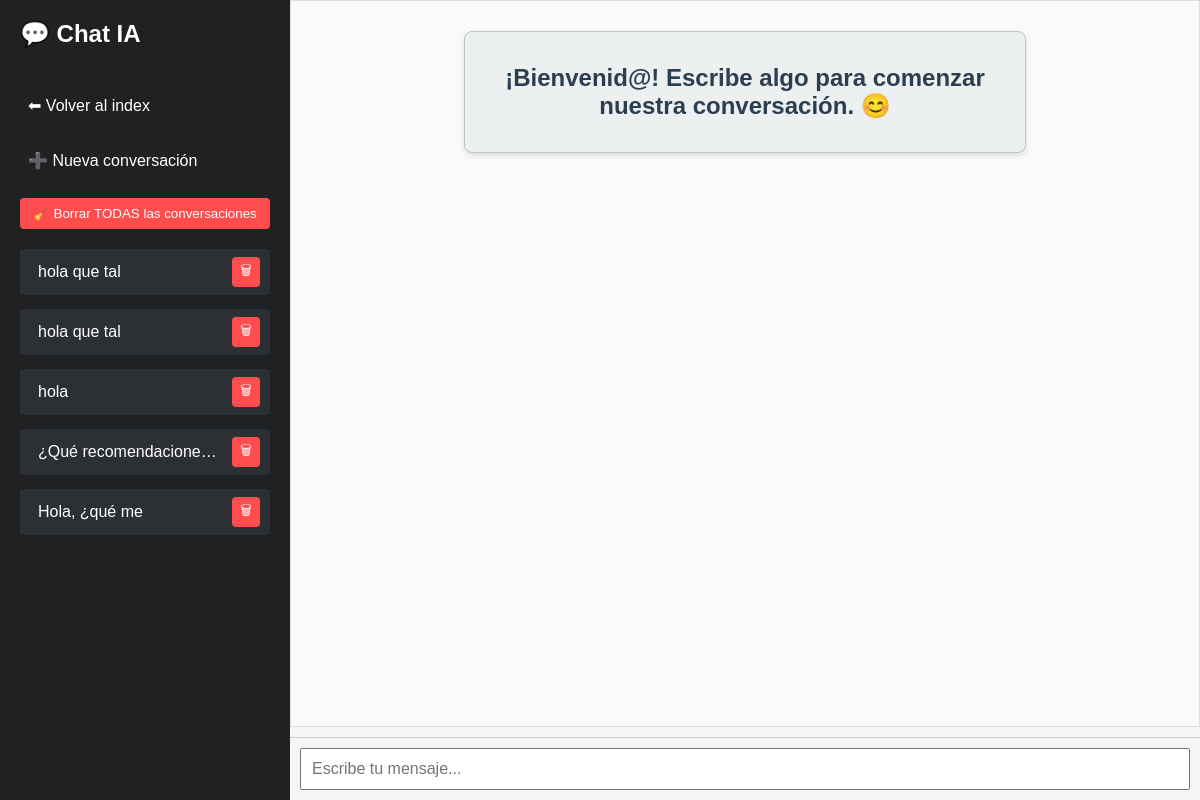
Page /chat/chat (signed in) on the committed database.
### ia.py (models this page shows)
class SesionVisual(db.Model):
    id = db.Column(db.Integer, primary_key=True)
    session_id = db.Column(db.String(64), nullable=False, unique=True)
    identificador = db.Column(db.String(50), nullable=False)
    user_id = db.Column(db.Integer, db.ForeignKey('usuario.id'))
    usuario = db.relationship('Usuario', backref='sesiones')

### ia.py (the view)
@app.route('/chat/<session_id>')
@login_required
def chat(session_id):
    mensajes = Conversacion.query.filter_by(session_id=session_id, user_id=current_user.id).order_by(Conversacion.timestamp).all()
    sesion_visual = SesionVisual.query.filter_by(session_id=session_id, user_id=current_user.id).first()
    identificador = sesion_visual.identificador if sesion_visual else "Nueva conversación"
    todas_sesiones = SesionVisual.query.filter_by(user_id=current_user.id).all()
    return render_template('chat.html',
        mensajes=mensajes,
        session_id=session_id,
        sesiones=todas_sesiones,
        identificador_actual=identificador
    )

### ia.py (called while the page is built)
@login_manager.user_loader
def load_user(user_id):
    return Usuario.query.get(int(user_id))

### templates/chat.html (shortened to what this page needs)
<!DOCTYPE html>
<html lang="es">
<head>
    <link rel="stylesheet" href="{{ url_for('static', filename='style.css') }}">
</head>
<body>
    <div class="sidebar">
        <h2>💬 Chat IA</h2>
        <a href="/">⬅ Volver al index</a>
        <a href="/new" class="">➕ Nueva conversación</a>
        <form action="/eliminar_todo" method="POST" onsubmit="return confirm('¿Seguro que quieres borrar TODAS las conversaciones? Esta acción no se puede deshacer.');">
            <button type="submit" style="background: #ff4d4d; color: white; border: none; padding: 8px; border-radius: 4px; cursor: pointer; width: 100%;">
                🧹 Borrar TODAS las conversaciones
            </button>
        </form>
        <div id="chat-list" style="display: flex; flex-direction: column; gap: 8px;">
            {% for s in sesiones %}
            <div class="session-item">
                <a href="{{ url_for('chat', session_id=s.session_id) }}">{{ s.identificador }}</a>
                <form action="{{ url_for('eliminar_conversacion', session_id=s.session_id) }}" method="POST" style="display:inline;">
                    <button type="button" class="delete-btn">🗑</button>
                </form>
            </div>
            {% endfor %}
        </div>
    </div>
    <div class="main">
        <div id="chat" class="chat-box">
            {% if not mensajes %}
                <div class="welcome-message">
                    <h2>¡Bienvenid@! Escribe algo para comenzar nuestra conversación. 😊</h2>
                </div>
            {% else %}
                {% for m in mensajes %}
                    <div class="{{ m.role }}">
                        <b>{{ 'Tú' if m.role == 'user' else 'IA' }}:</b> {{ m.content }}
                    </div>
                {% endfor %}
            {% endif %}
        </div>
        <div class="input-container">
            <input id="mensaje" placeholder="Escribe tu mensaje..." autofocus />
        </div>
    </div>
</body>
</html>

### static/style.css (style rules this page uses)
body { font-family: Arial, sans-serif; background: #f7f7f7; margin: 0; padding: 0; }
.chat-box { height: 400px; overflow-y: auto; border: 1px solid #ddd; padding: 10px; margin-bottom: 10px; background: #fafafa; }
input#mensaje { width: 100%; padding: 10px; font-size: 16px; }

### templates/chat.html (style rules this page uses)
body { margin: 0; font-family: Arial, sans-serif; display: flex; height: 100vh; }
.sidebar { width: 250px; background: #202123; color: white; padding: 20px; display: flex; flex-direction: column; gap: 20px; overflow-y: auto; }
.sidebar h2 { margin-top: 0; }
.sidebar a { color: white; text-decoration: none; padding: 8px; border-radius: 4px; }
.main { flex: 1; display: flex; flex-direction: column; background: #f5f5f5; }
.chat-box { flex: 1; padding: 20px; overflow-y: auto; }
.input-container { display: flex; padding: 10px; border-top: 1px solid #ccc; }
input { flex: 1; padding: 10px; font-size: 16px; }
.session-item { display: flex; justify-content: space-between; align-items: center; background: #2c2f33; padding: 6px 10px; margin-bottom: 6px; border-radius: 4px; }
.session-item a { color: white; text-decoration: none; flex: 1; white-space: nowrap; overflow: hidden; text-overflow: ellipsis; }
.session-item form { margin: 0; }
.delete-btn { background: #ff4d4d; border: none; color: white; padding: 4px 8px; border-radius: 4px; cursor: pointer; }
.welcome-message { display: flex; justify-content: center; align-items: center; padding: 12px 20px; font-size: 16px; font-weight: 400; text-align: center; color: #2c3e50; background-color: #ecf0f1; border-radius: 8px; box-shadow: 0 3px 6px rgba(0, 0, 0, 0.1); border: 1px solid #bdc3c7; max-width: 60%; margin: 10px auto; }

### rows in the picture
SesionVisual: identificador "hola que tal"
SesionVisual: identificador "hola que tal"
SesionVisual: identificador "hola"
SesionVisual: identificador "¿Qué recomendacione…"
SesionVisual: identificador "Hola, ¿qué me"
